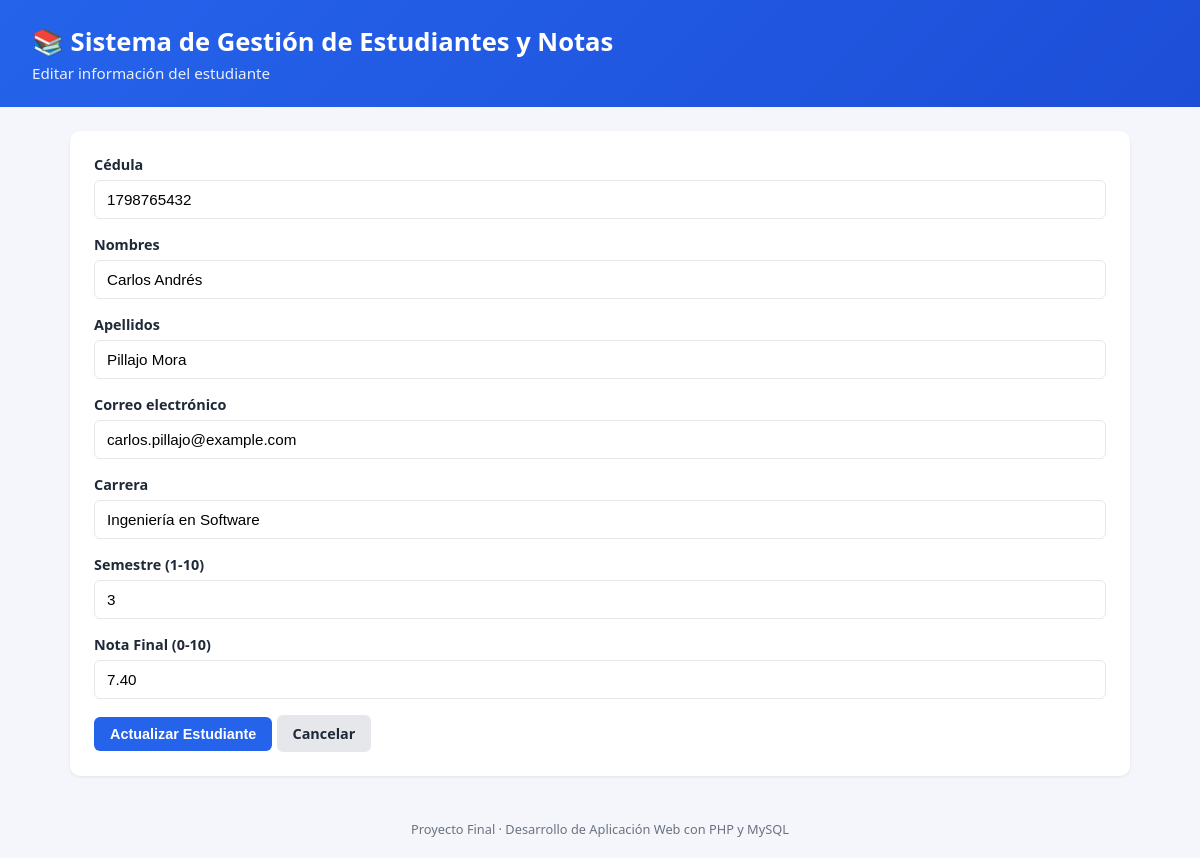
Page /edit.php?id=2 on the committed database.
### tables this page shows
CREATE TABLE IF NOT EXISTS estudiantes (
    id INT AUTO_INCREMENT PRIMARY KEY,
    cedula VARCHAR(10) NOT NULL UNIQUE,
    nombres VARCHAR(80) NOT NULL,
    apellidos VARCHAR(80) NOT NULL,
    email VARCHAR(120) NOT NULL UNIQUE,
    carrera VARCHAR(100) NOT NULL,
    semestre TINYINT UNSIGNED NOT NULL,
    nota_final DECIMAL(4,2) NOT NULL DEFAULT 0.00,
    fecha_registro TIMESTAMP DEFAULT CURRENT_TIMESTAMP,
    fecha_actualizacion TIMESTAMP DEFAULT CURRENT_TIMESTAMP ON UPDATE CURRENT_TIMESTAMP,

    CONSTRAINT chk_semestre CHECK (semestre BETWEEN 1 AND 10),
    CONSTRAINT chk_nota CHECK (nota_final BETWEEN 0 AND 10)
);

### src/functions.php (called while the page is built, shortened)
<?php
function limpiar(string $valor): string
{
    return htmlspecialchars(trim($valor), ENT_QUOTES, 'UTF-8');
}

### edit.php (the view, shortened to what this page needs)
<?php
require_once __DIR__ . '/src/functions.php';
$pdo = getDBConnection();
$id = filter_input(INPUT_GET, 'id', FILTER_VALIDATE_INT);
$stmtGet = $pdo->prepare('SELECT * FROM estudiantes WHERE id = ?');
$stmtGet->execute([$id]);
$estudiante = $stmtGet->fetch();
$datos = $estudiante;
?>
<!DOCTYPE html>
<html lang="es">
<head>
    <link rel="stylesheet" href="public/css/style.css">
</head>
<body>
    <header class="app-header">
        <h1>📚 Sistema de Gestión de Estudiantes y Notas</h1>
        <p>Editar información del estudiante</p>
    </header>
    <main>
        <div class="card">
            <form id="form-estudiante" method="POST" novalidate>
                <div class="field">
                    <label for="cedula">Cédula</label>
                    <input type="text" id="cedula" name="cedula" maxlength="10" pattern="\d{10}"
                           value="<?= limpiar($datos['cedula']) ?>" required>
                </div>
                <div class="field">
                    <label for="nombres">Nombres</label>
                    <input type="text" id="nombres" name="nombres" maxlength="80"
                           value="<?= limpiar($datos['nombres']) ?>" required>
                </div>
                <div class="field">
                    <label for="apellidos">Apellidos</label>
                    <input type="text" id="apellidos" name="apellidos" maxlength="80"
                           value="<?= limpiar($datos['apellidos']) ?>" required>
                </div>
                <div class="field">
                    <label for="email">Correo electrónico</label>
                    <input type="email" id="email" name="email" maxlength="120"
                           value="<?= limpiar($datos['email']) ?>" required>
                </div>
                <div class="field">
                    <label for="carrera">Carrera</label>
                    <input type="text" id="carrera" name="carrera" maxlength="100"
                           value="<?= limpiar($datos['carrera']) ?>" required>
                </div>
                <div class="field">
                    <label for="semestre">Semestre (1-10)</label>
                    <input type="number" id="semestre" name="semestre" min="1" max="10"
                           value="<?= limpiar((string)$datos['semestre']) ?>" required>
                </div>
                <div class="field">
                    <label for="nota_final">Nota Final (0-10)</label>
                    <input type="number" id="nota_final" name="nota_final" min="0" max="10" step="0.01"
                           value="<?= limpiar((string)$datos['nota_final']) ?>" required>
                </div>
                <button type="submit" class="btn btn-primary">Actualizar Estudiante</button>
                <a href="index.php" class="btn btn-secondary">Cancelar</a>
            </form>
        </div>
    </main>
    <footer>Proyecto Final &middot; Desarrollo de Aplicación Web con PHP y MySQL</footer>
</body>
</html>

### public/css/style.css (style rules this page uses)
:root { --primary: #2563eb; --primary-dark: #1d4ed8; --danger: #dc2626; --success: #16a34a; --bg: #f4f6fb; --card: #ffffff; --text: #1f2937; --muted: #6b7280; --border: #e5e7eb; }
* { box-sizing: border-box; }
body { margin: 0; font-family: 'Segoe UI', Roboto, Arial, sans-serif; background: var(--bg); color: var(--text); }
header.app-header { background: linear-gradient(135deg, var(--primary), var(--primary-dark)); color: #fff; padding: 24px 32px; }
header.app-header h1 { margin: 0; font-size: 1.6rem; }
header.app-header p { margin: 4px 0 0; opacity: 0.9; font-size: 0.95rem; }
main { max-width: 1100px; margin: 24px auto; padding: 0 20px; }
.card { background: var(--card); border-radius: 10px; padding: 24px; box-shadow: 0 1px 3px rgba(0,0,0,0.08); margin-bottom: 24px; }
.btn { display: inline-block; padding: 9px 16px; border-radius: 6px; border: none; cursor: pointer; font-size: 0.9rem; text-decoration: none; font-weight: 600; }
.btn-primary { background: var(--primary); color: #fff; }
.btn-secondary { background: #e5e7eb; color: var(--text); }
form .field { margin-bottom: 16px; }
label { display: block; margin-bottom: 6px; font-weight: 600; font-size: 0.9rem; }
input, select { width: 100%; padding: 10px 12px; border: 1px solid var(--border); border-radius: 6px; font-size: 0.95rem; }
footer { text-align: center; color: var(--muted); font-size: 0.8rem; padding: 20px; }

### rows in the picture
estudiantes: cedula "1798765432", nombres "Carlos Andrés", apellidos "Pillajo Mora", email "carlos.pillajo@example.com", carrera "Ingeniería en Software", semestre "3", nota_final "7.40"
